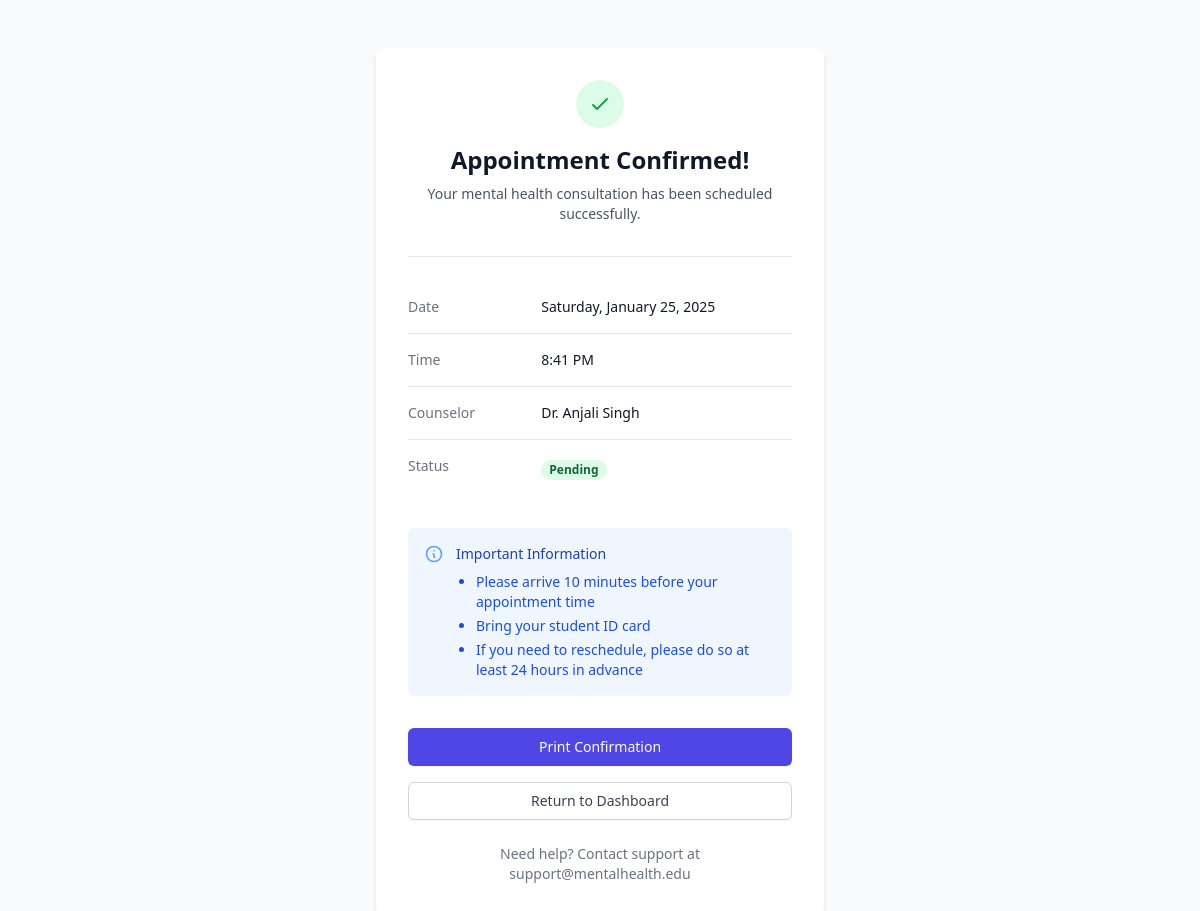
/appointment-confirmation/ (signed in), run on the app's committed database.
### app/models.py (models this page shows, shortened)
class Appointment(models.Model):
    STATUS_CHOICES = [
        ('pending', 'Pending'),
        ('confirmed', 'Confirmed'),
        ('completed', 'Completed'),
        ('cancelled', 'Cancelled')
    ]
    student = models.ForeignKey(Student, on_delete=models.CASCADE)
    assessment = models.OneToOneField(MentalHealthAssessment, on_delete=models.CASCADE)
    appointment_date = models.DateTimeField()
    counselor = models.CharField(max_length=100)
    status = models.CharField(max_length=20, choices=STATUS_CHOICES, default='pending')
    created_at = models.DateTimeField(auto_now_add=True)
    updated_at = models.DateTimeField(auto_now=True)

### app/views.py (the view)
# urls.py: path('appointment-confirmation/', views.appointment_confirmation, name='appointment_confirmation'),
@login_required
def appointment_confirmation(request):
    appointment = get_object_or_404(Appointment, student__user=request.user)
    return render(request, 'appointment_confirmation.html', {'appointment': appointment})

### templates/appointment_confirmation.html (shortened to what this page needs)
<!DOCTYPE html>
<html lang="en">
<head>
    <script src="https://cdn.tailwindcss.com"></script>
</head>
<body class="bg-gray-50">
    <div class="min-h-screen flex items-center justify-center py-12 px-4 sm:px-6 lg:px-8">
        <div class="max-w-md w-full bg-white p-8 rounded-lg shadow-md">
            <div class="text-center">
                <div class="mx-auto flex items-center justify-center h-12 w-12 rounded-full bg-green-100">
                    <svg class="h-6 w-6 text-green-600" fill="none" stroke="currentColor" viewBox="0 0 24 24">
                        <path stroke-linecap="round" stroke-linejoin="round" stroke-width="2" d="M5 13l4 4L19 7"/>
                    </svg>
                </div>
                <h2 class="mt-4 text-2xl font-bold text-gray-900">Appointment Confirmed!</h2>
                <p class="mt-2 text-sm text-gray-600">Your mental health consultation has been scheduled successfully.</p>
            </div>
            <div class="mt-8 border-t border-gray-200 pt-6">
                <dl class="divide-y divide-gray-200">
                    <div class="py-4 sm:grid sm:grid-cols-3 sm:gap-4">
                        <dt class="text-sm font-medium text-gray-500">Date</dt>
                        <dd class="mt-1 text-sm text-gray-900 sm:mt-0 sm:col-span-2">
                            {{ appointment.appointment_date|date:"l, F j, Y" }}
                        </dd>
                    </div>
                    <div class="py-4 sm:grid sm:grid-cols-3 sm:gap-4">
                        <dt class="text-sm font-medium text-gray-500">Time</dt>
                        <dd class="mt-1 text-sm text-gray-900 sm:mt-0 sm:col-span-2">
                            {{ appointment.appointment_date|date:"g:i A" }}
                        </dd>
                    </div>
                    <div class="py-4 sm:grid sm:grid-cols-3 sm:gap-4">
                        <dt class="text-sm font-medium text-gray-500">Counselor</dt>
                        <dd class="mt-1 text-sm text-gray-900 sm:mt-0 sm:col-span-2">
                            {{ appointment.counselor }}
                        </dd>
                    </div>
                    <div class="py-4 sm:grid sm:grid-cols-3 sm:gap-4">
                        <dt class="text-sm font-medium text-gray-500">Status</dt>
                        <dd class="mt-1 sm:mt-0 sm:col-span-2">
                            <span class="px-2 inline-flex text-xs leading-5 font-semibold rounded-full bg-green-100 text-green-800">
                                {{ appointment.status|title }}
                            </span>
                        </dd>
                    </div>
                </dl>
            </div>
            <div class="mt-8">
                <div class="rounded-md bg-blue-50 p-4">
                    <div class="flex">
                        <div class="flex-shrink-0">
                            <svg class="h-5 w-5 text-blue-400" fill="none" stroke="currentColor" viewBox="0 0 24 24">
                                <path stroke-linecap="round" stroke-linejoin="round" stroke-width="2" d="M13 16h-1v-4h-1m1-4h.01M21 12a9 9 0 11-18 0 9 9 0 0118 0z"/>
                            </svg>
                        </div>
                        <div class="ml-3">
                            <h3 class="text-sm font-medium text-blue-800">Important Information</h3>
                            <div class="mt-2 text-sm text-blue-700">
                                <ul class="list-disc pl-5 space-y-1">
                                    <li>Please arrive 10 minutes before your appointment time</li>
                                    <li>Bring your student ID card</li>
                                    <li>If you need to reschedule, please do so at least 24 hours in advance</li>
                                </ul>
                            </div>
                        </div>
                    </div>
                </div>
            </div>
            <div class="mt-8 space-y-4">
                <button onclick="window.print()" class="w-full flex justify-center py-2 px-4 border border-transparent rounded-md shadow-sm text-sm font-medium text-white bg-indigo-600 hover:bg-indigo-700 focus:outline-none focus:ring-2 focus:ring-offset-2 focus:ring-indigo-500">
                    Print Confirmation
                </button>
                <a href="{% url 'home' %}" class="w-full flex justify-center py-2 px-4 border border-gray-300 rounded-md shadow-sm text-sm font-medium text-gray-700 bg-white hover:bg-gray-50 focus:outline-none focus:ring-2 focus:ring-offset-2 focus:ring-indigo-500">
                    Return to Dashboard
                </a>
            </div>
            <div class="mt-6 text-center text-sm text-gray-500">
                <p>Need help? Contact support at support@mentalhealth.edu</p>
            </div>
        </div>
    </div>
</body>
</html>

### data on the page
Appointment: appointment_date "Saturday, January 25, 2025", appointment_date "8:41 PM", counselor "Dr. Anjali Singh", status "Pending"
